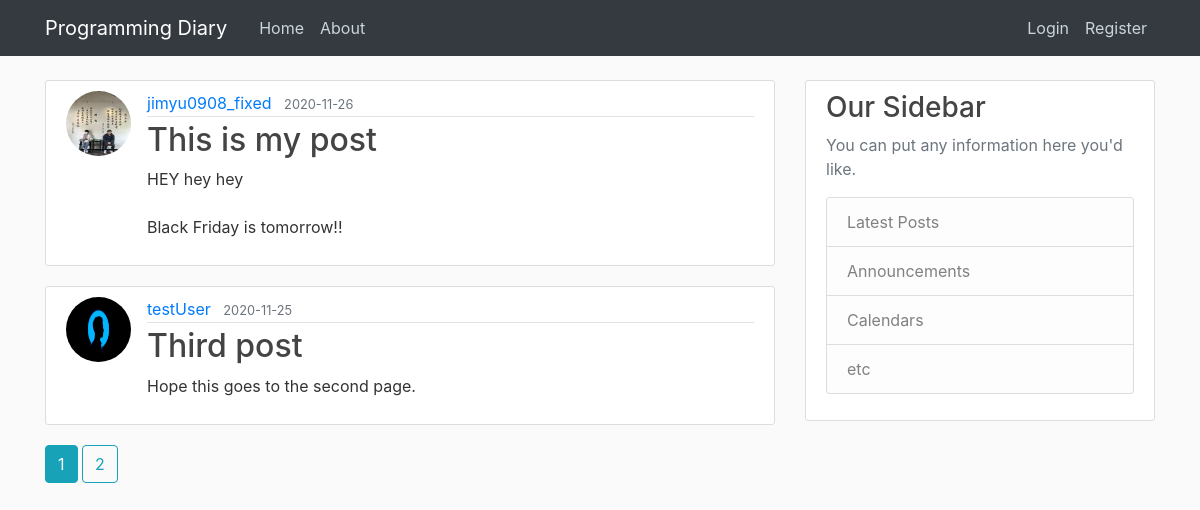
Page /home on the earlier database version.
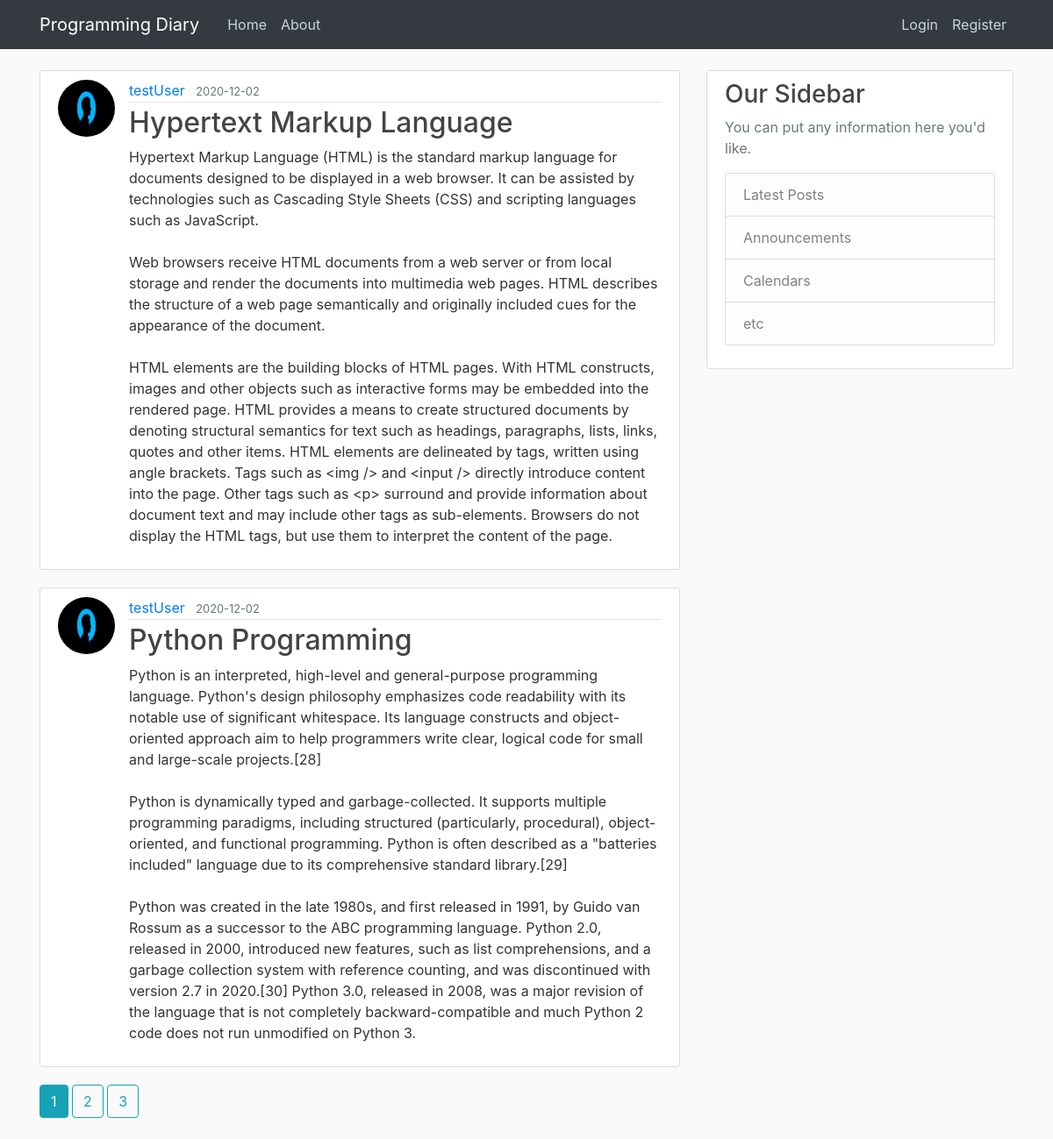
Same page on the later database version.
### blog/models.py (models this page shows, shortened)
class Post(db.Model):
    id = db.Column(db.Integer, primary_key=True)
    title = db.Column(db.String(100), nullable=False)
    date_posted = db.Column(db.DateTime, nullable=False, default=datetime.utcnow)
    content = db.Column(db.Text, nullable=False)
    user_id = db.Column(db.Integer, db.ForeignKey('user.id'), nullable=False)

class User(db.Model, UserMixin):
    id = db.Column(db.Integer, primary_key=True)
    username = db.Column(db.String(20), unique=True, nullable=False)
    email = db.Column(db.String(120), unique=True, nullable=False)
    image_file = db.Column(db.String(20), nullable=False, default='default.jpg')
    password = db.Column(db.String(60), nullable=False)
    posts = db.relationship('Post', backref='author', lazy=True) # clarify relationship between tables

### blog/main/routes.py (the view)
@main.route("/")
@main.route("/home")
def home():
    page = request.args.get('page', 1, type=int)
    posts = Post.query.order_by(Post.date_posted.desc()).paginate(page=page, per_page=2)
    return render_template('home.html', posts=posts)

### blog/templates/home.html
{% extends "layout.html" %}
{% block content %}
    {% for post in posts.items %}
        <article class="media content-section">
            <img class="rounded-circle article-img" src="{{ url_for('static', filename='profile_pics/' + post.author.image_file) }}">
            <div class="media-body">
                <div class="article-metadata">
                    <a class="mr-2" href="{{ url_for('users.user_posts', username=post.author.username) }}">{{ post.author.username }}</a>
                    <small class="text-muted" href="#">{{ post.date_posted.strftime('%Y-%m-%d') }}</small>
                </div>
                <h2><a class="article-title" href="{{ url_for('posts.post', post_id=post.id) }}">{{ post.title }}</a></h2>
                <p class="article-content">{{ post.content }}</p>
            </div>
        </article>
    {% endfor %}
    {% for page_num in posts.iter_pages(left_edge=1, right_edge=1, left_current=1, right_current=2) %}
        {% if page_num %}
            {% if posts.page == page_num %}
                <a class="btn btn-info mb-4" href="{{ url_for('main.home', page=page_num) }}">{{ page_num }}</a>
            {% else %}
                <a class="btn btn-outline-info mb-4" href="{{ url_for('main.home', page=page_num) }}">{{ page_num }}</a>
            {% endif %}
        {% else %}
            ...
        {% endif %}
    {% endfor %}
{% endblock content %}

Differences in the rows shown:
no longer on this page (row unchanged): Post: image_file (picture), author.username "jimyu0908_fixed", date_posted "2020-11-26", title "This is my post", content "HEY hey hey Black Friday is tomorrow!!"
no longer on this page (row unchanged): Post: image_file (placeholder picture), author.username "testUser", date_posted "2020-11-25", title "Third post", content "Hope this goes to the second page."
added Post: image_file (placeholder picture), author.username "testUser", date_posted "2020-12-02", title "Hypertext Markup Language", content "Hypertext Markup Language (HTML) is the standard markup language for documents designed to be displayed in a web browser. It can be assisted by technologies such as Cascading Style Sheets (CSS) and scripting languages such as JavaScript. Web browsers receive HTML documents from a web server or from local storage and render the documents into multimedia web pages. HTML describes the structure of a web page semantically and originally included cues for the appearance of the document. HTML elements are the building blocks of HTML pages. With HTML constructs, images and other objects such as interactive forms may be embedded into the rendered page. HTML provides a means to create structured…"
added Post: image_file (placeholder picture), author.username "testUser", date_posted "2020-12-02", title "Python Programming", content "Python is an interpreted, high-level and general-purpose programming language. Python's design philosophy emphasizes code readability with its notable use of significant whitespace. Its language constructs and object-oriented approach aim to help programmers write clear, logical code for small and large-scale projects.[28] Python is dynamically typed and garbage-collected. It supports multiple programming paradigms, including structured (particularly, procedural), object-oriented, and functional programming. Python is often described as a \"batteries included\" language due to its comprehensive standard library.[29] Python was created in the late 1980s, and first released in 1991, by Guido…"
Other differences:
new list line: "3"
